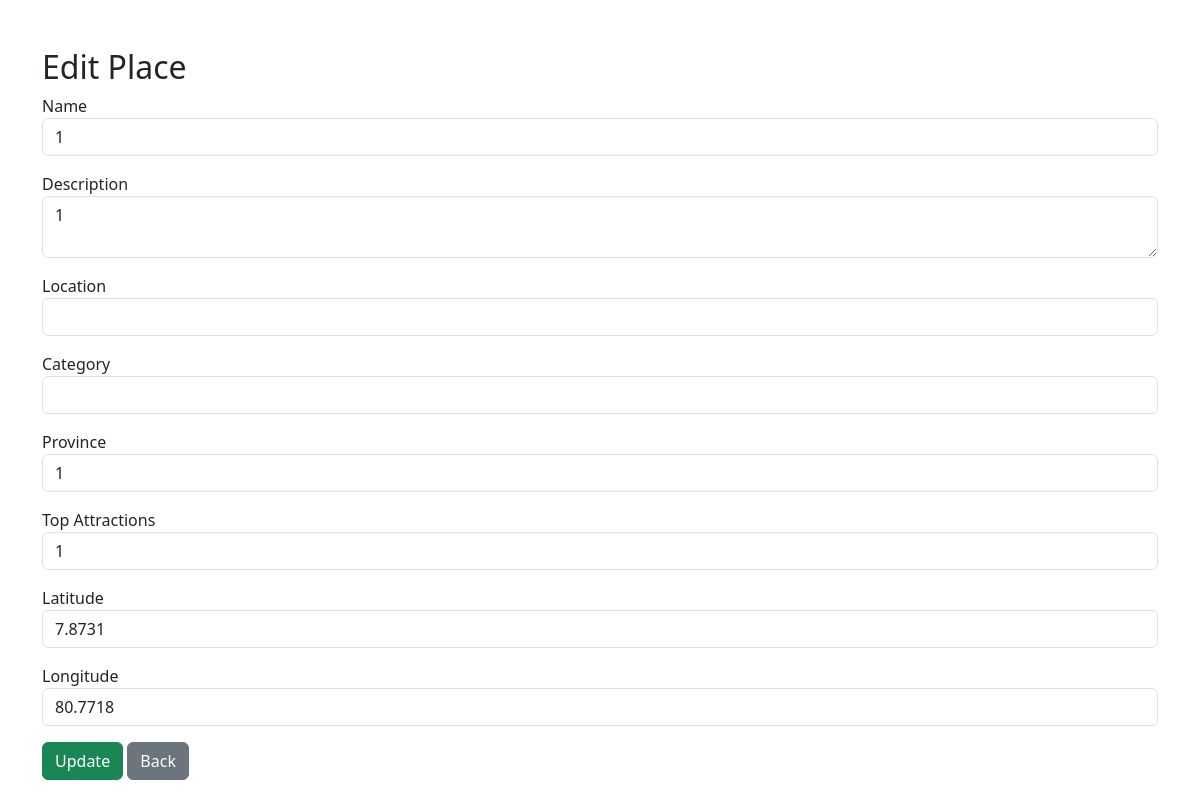
Before: /admin/edit_place.php?id=2 with the older database file.
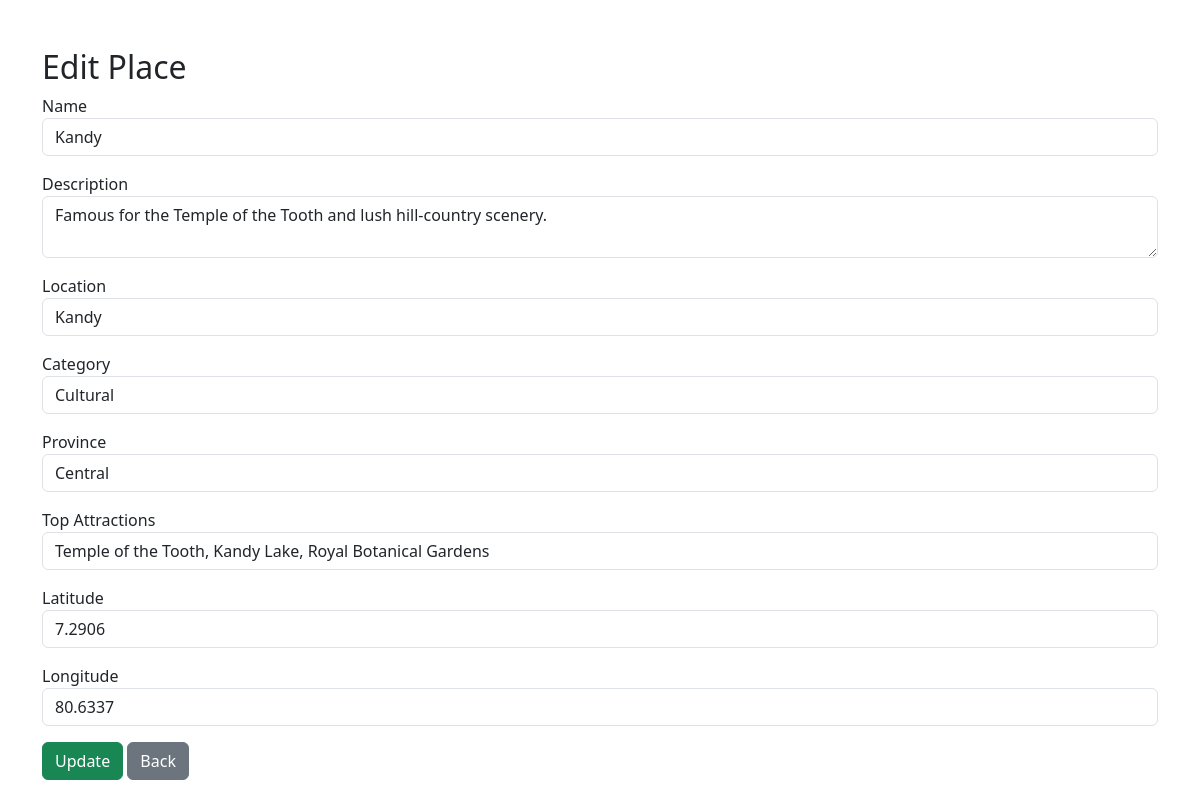
After: the same page with the newer database file.
### tables this page shows
CREATE TABLE `destinations` (
  `destination_id` int(11) NOT NULL,
  `name` varchar(255) DEFAULT NULL,
  `description` varchar(255) DEFAULT NULL,
  `location` varchar(255) DEFAULT NULL,
  `category` varchar(50) DEFAULT NULL,
  `image` varchar(255) DEFAULT NULL,
  `province` varchar(255) DEFAULT NULL,
  `top_attractions` varchar(255) DEFAULT NULL,
  `latitude` varchar(50) DEFAULT NULL,
  `longitude` varchar(50) DEFAULT NULL,
  `status` varchar(50) DEFAULT 'active'
);

### admin/edit_place.php (the view, shortened to what this page needs)
<?php
include '../config/db.php';
$id = $_GET['id'] ?? null;
$stmt = $conn->prepare("SELECT * FROM destinations WHERE destination_id = ?");
$stmt->execute([$id]);
$place = $stmt->fetch(PDO::FETCH_ASSOC);
?>
<!DOCTYPE html>
<html lang="en">
<head>
  <link href="https://cdn.jsdelivr.net/npm/bootstrap@5.3.0/dist/css/bootstrap.min.css" rel="stylesheet">
</head>
<body>
<div class="container mt-5">
  <h2>Edit Place</h2>
  <form method="POST">
    <div class="mb-3"><label>Name</label><input class="form-control" name="name" value="<?= htmlspecialchars($place['name']) ?>"></div>
    <div class="mb-3"><label>Description</label><textarea class="form-control" name="description"><?= htmlspecialchars($place['description']) ?></textarea></div>
    <div class="mb-3"><label>Location</label><input class="form-control" name="location" value="<?= htmlspecialchars($place['location']) ?>"></div>
    <div class="mb-3"><label>Category</label><input class="form-control" name="category" value="<?= htmlspecialchars($place['category']) ?>"></div>
    <div class="mb-3"><label>Province</label><input class="form-control" name="province" value="<?= htmlspecialchars($place['province']) ?>"></div>
    <div class="mb-3"><label>Top Attractions</label><input class="form-control" name="top_attractions" value="<?= htmlspecialchars($place['top_attractions']) ?>"></div>
    <div class="mb-3"><label>Latitude</label><input class="form-control" name="latitude" value="<?= htmlspecialchars($place['latitude']) ?>"></div>
    <div class="mb-3"><label>Longitude</label><input class="form-control" name="longitude" value="<?= htmlspecialchars($place['longitude']) ?>"></div>
    <button class="btn btn-success">Update</button>
    <a href="manage_places.php" class="btn btn-secondary">Back</a>
  </form>
</div>
</body>
</html>

Changed rows visible on the page:
changed destinations: name "1" → "Kandy"; description "1" → "Famous for the Temple of the Tooth and lush hill-country scenery."; location (not shown) → "Kandy"; category (not shown) → "Cultural"; province "1" → "Central"; top_attractions "1" → "Temple of the Tooth, Kandy Lake, Royal Botanical Gardens"; latitude "7.8731" → "7.2906"; longitude "80.7718" → "80.6337"
